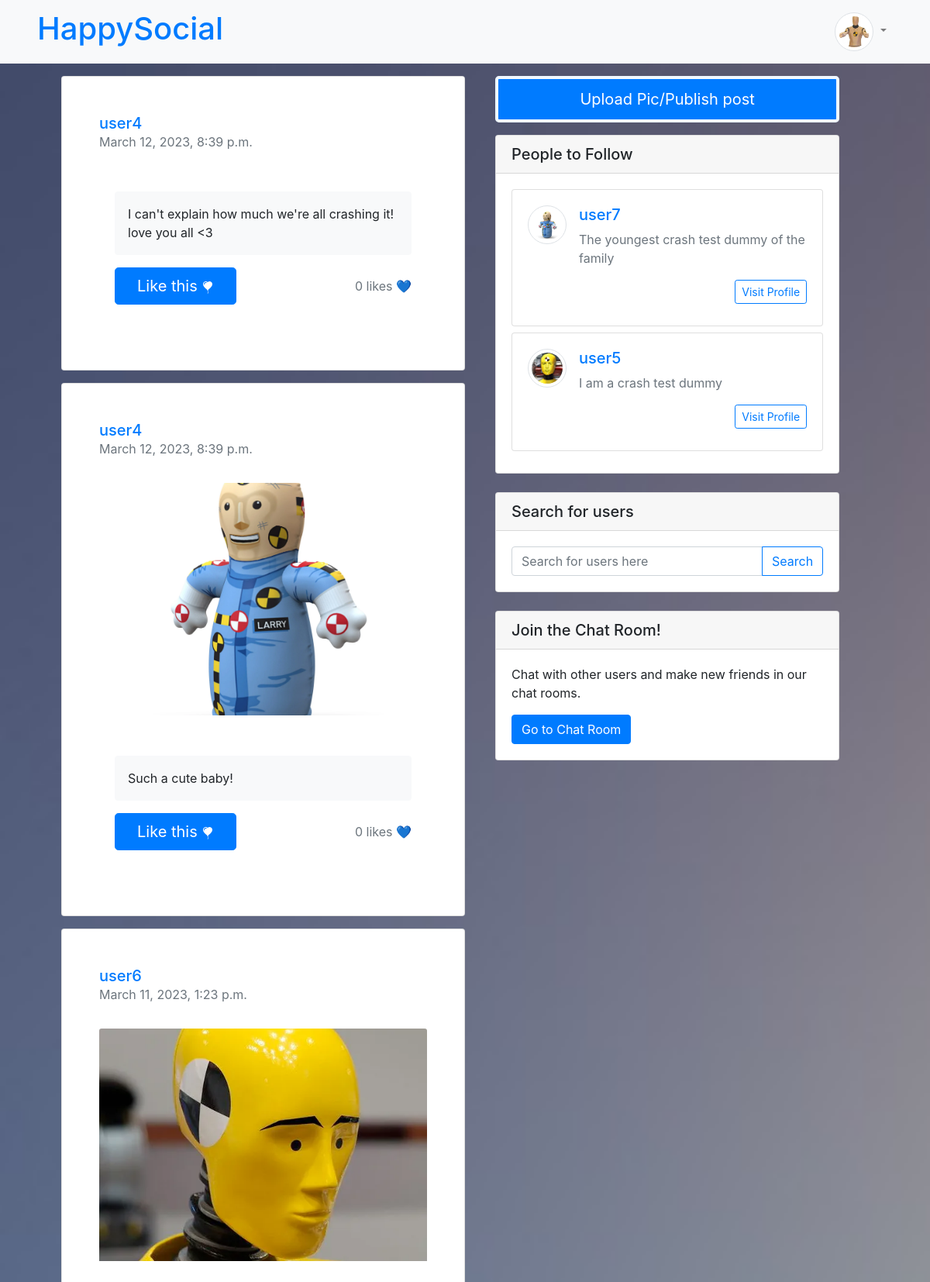
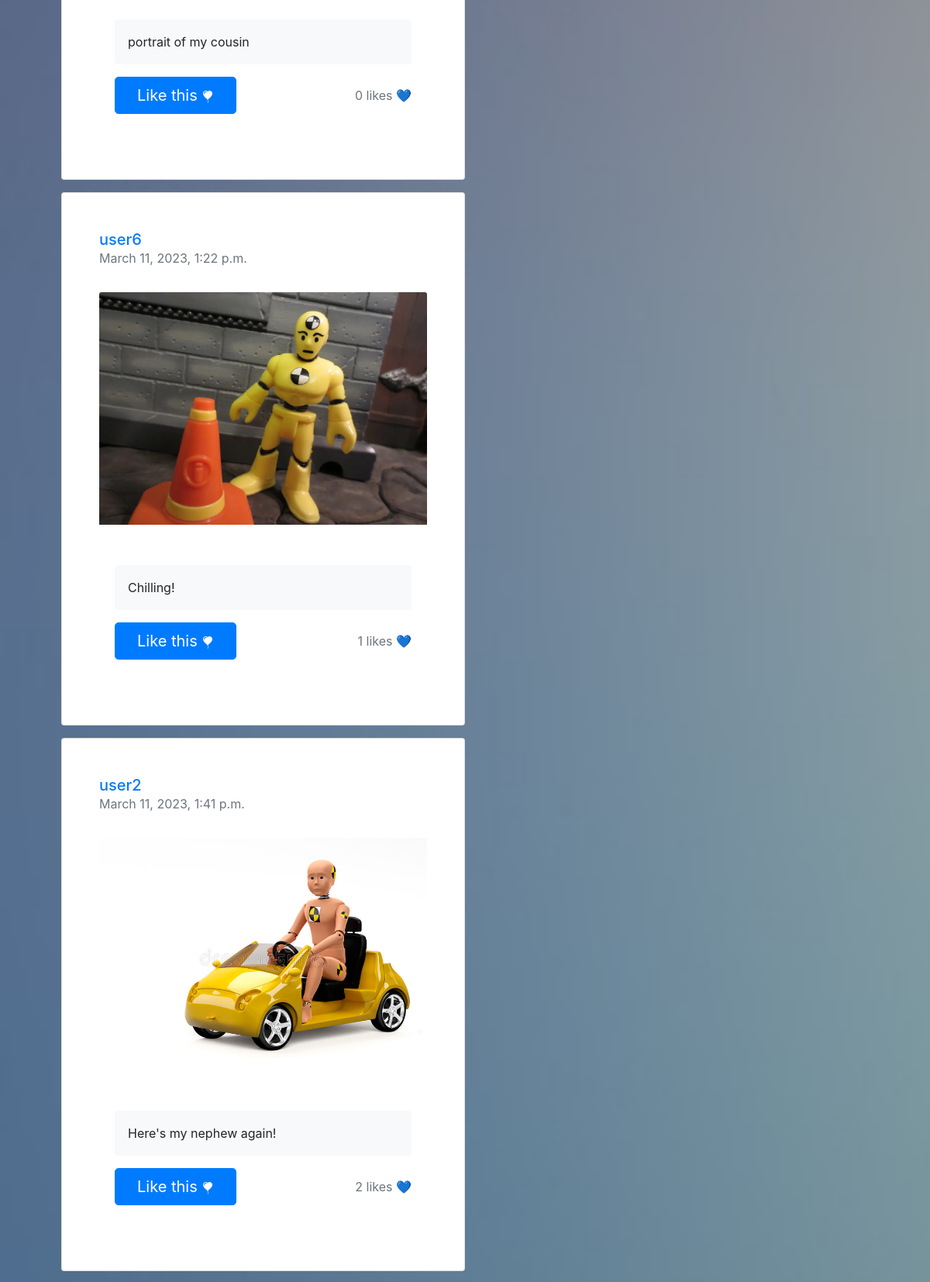
Screenshot of / (signed in, upper part) with the database file from the repository (2 pictures, top to bottom).
### coreApp/models.py (models this page shows, shortened)
class Profile(models.Model):
    user = models.ForeignKey(User, on_delete=models.CASCADE)
    id_user = models.IntegerField()
    bio = models.TextField(max_length=500, blank=True)
    profileimg = models.ImageField(
        upload_to="profile_images", default="blank-profile-picture.jpg"
    )
    location = models.CharField(max_length=80, blank=True)

class Post(models.Model):
    id = models.UUIDField(primary_key=True, default=uuid.uuid4, editable=False)
    user = models.CharField(
        max_length=100,
    )
    image = models.ImageField(upload_to="post_images")
    caption = models.TextField(max_length=500, blank=True)
    created_at = models.DateTimeField(auto_now_add=True)
    no_of_likes = models.IntegerField(default=0)

### coreApp/views.py (the view)
# urls.py: path("", views.index, name="index"),
@login_required(login_url="signin")
def index(request):
    if request.user.is_staff:
        return redirect("admin:index")
    user_object = User.objects.get(username=request.user.username)
    user_profile = Profile.objects.get(user=user_object)
    user_following_list = []
    user_following = FollowersCount.objects.filter(follower=request.user.username)
    for users in user_following:
        user_following_list.append(users.user)
    feed = []
    for usernames in user_following_list:
        feed_lists = Post.objects.filter(user=usernames)
        feed.append(feed_lists)
    feed_list = list(chain(*feed))
    all_users = User.objects.all()
    user_following_all = []
    for user in user_following:
        user_list = User.objects.get(username=user.user)
        user_following_all.append(user_list)
    new_suggestions_list = [
        x for x in list(all_users) if (x not in list(user_following_all))
    ]
    current_user = User.objects.filter(username=request.user.username)
    final_suggestions_list = [
        x for x in list(new_suggestions_list) if (x not in list(current_user))
    ]
    random.shuffle(final_suggestions_list)
    username_profile = []
    username_profile_list = []
    for users in final_suggestions_list:
        username_profile.append(users.id)
    for ids in username_profile:
        profile_lists = Profile.objects.filter(id_user=ids)
        username_profile_list.append(profile_lists)
    suggestions_username_profile_list = list(chain(*username_profile_list))
    return render(
        request,
        "index.html",
        {
            "user_profile": user_profile,
            "posts": feed_list,
            "suggestions_username_profile_list": suggestions_username_profile_list[:3],
        },
    )

### templates/index.html (shortened to what this page needs)
{% extends 'base.html' %}
{% block header %}
{% include 'header.html' with user_profile=user_profile %}
{% endblock %}
{% block content %}
<div class="row mx-3">
<div class="col-md-6 px-4 ml-4">
   {% if posts %}
      {% for post in posts reversed %}
      <div class="card mb-3 p-5">
      <div class="d-flex align-items-center">
         <a href= /profile/{{post.user}}><h5 class="card-title mb-0">{{ post.user }}</h5></a>
      </div>
      <p class="text-secondary">{{post.created_at}} </p>
      {% if post.image %}
      <a href="#" data-toggle="modal" data-target="#postModal{{ post.id }}">
         <img src="{{ post.image.url }}" class="card-img-top my-3" alt="Post Image">
       </a>
      {% endif %}
      <div class="card-body">
         {% if post.caption %}
            <p class="card-text border py-3 my-3 pl-3 border-light rounded bg-light">{{ post.caption }}</p>
         {% endif %}
         <div class="d-flex justify-content-between align-items-center">
            <a href="/like-post?post_id={{post.id}}">
               <button class="btn btn-primary btn-lg btn-block mr-4 mb-3">Like this
               </button>
            </a>
            <p class="text-secondary text-right">{{ post.no_of_likes }} likes  💙</p>
         </div>
      </div>
      </div>
      {% endfor %}
   {% else %}
      <div class="card mb-3 p-5">
         <div class="card-body">
            <h5 class="card-title mb-0">No posts yet, follow creators!</h5>
         </div>
      </div>
   {% endif %}
 </div>
<div class="col-md-5">
   <button style="height: 60px; border-color: aliceblue; border-width: 4px;" class="btn btn-primary btn-lg btn-block mr-4 mb-3" data-toggle="modal" data-target="#upload-post-popup">
      Upload Pic/Publish post
    </button>
   <div class="card ">
     <div class="card-header">
       <h5 class="card-title mb-0">People to Follow</h5>
     </div>
     <div class="card-body">
       {% for suggestion in suggestions_username_profile_list %}
       <div class="card mb-2">
         <div class="card-body mb-2">
           <div class="media">
             <img src="{{ suggestion.profileimg.url }}" class="mr-3 img-thumbnail recommended-profile rounded-circle" alt="Profile Image" style="height:50px; width: 50px;">
             <div class="media-body">
               <h5 class="mt-0"><a href="/profile/{{ suggestion.user }}">{{ suggestion.user }}</a></h5>
               <p class="text-secondary">{{ suggestion.bio }}</p>
               <a href="/profile/{{ suggestion.user }}" class="btn btn-outline-primary btn-sm float-right">Visit Profile</a>
             </div>
            </div>
         </div>
      </div>
       {% endfor %}
     </div>
   </div>
   <div class="card my-4 ">
      <div class="card-header">
         <h5 class="card-title mb-0">Search for users</h5>
       </div>
       <div class="card-body">
   <form action="/search" method="POST">
      <div class="input-group">
         <input type="text" name="username" class="form-control" placeholder="Search for users here" />
         <div class="input-group-append">
            <button type="submit" class="btn btn-outline-primary">Search</button>
         </div>
      </div>
      </div>
   </div>
      <div class="card">
         <div class="card-header">
            <h5 class="card-title mb-0">Join the Chat Room!</h5>
         </div>
         <div class="card-body">
            <p class="card-text">Chat with other users and make new friends in our chat rooms.</p>
            <a href="/chat/" class="btn btn-primary">Go to Chat Room</a>
         </div>
      </div>
</div>
</div>
{% endblock %}

### templates/header.html (shortened to what this page needs)
{% load static %}
<nav class="navbar navbar-expand-lg navbar-light bg-light px-5">
  <a class="navbar-brand" href="/"><h1 class="text-primary">HappySocial</h1></a>
  {% if user_profile %}
  <div class="collapse navbar-collapse" id="navbarNavDropdown">
    <ul class="navbar-nav ml-auto">
      <li class="nav-item dropdown">
        <a class="nav-link dropdown-toggle" href="#" id="navbarDropdownMenuLink" role="button"
          data-toggle="dropdown" aria-haspopup="true" aria-expanded="false">
          <img src="{{ user_profile.profileimg.url }}" alt="User Profile" class="img-thumbnail my-profile rounded-circle" style="height:50px; width: 50px;">
        </a>
      </li>
    </ul>
  </div>
  {% endif %}
</nav>

### rows the page displays
Profile: profileimg (picture)
Post: user "user4", created_at "March 12, 2023, 8:39 p.m.", caption "I can't explain how much we're all crashing it! love you all <3", no_of_likes "0"
Post: user "user4", created_at "March 12, 2023, 8:39 p.m.", image (picture), caption "Such a cute baby!", no_of_likes "0"
Post: user "user6", created_at "March 11, 2023, 1:23 p.m.", image (placeholder picture), caption "portrait of my cousin", no_of_likes "0"
Post: user "user6", created_at "March 11, 2023, 1:22 p.m.", image (picture), caption "Chilling!", no_of_likes "1"
Post: user "user2", created_at "March 11, 2023, 1:41 p.m.", image (placeholder picture), caption "Here's my nephew again!", no_of_likes "2"
Profile: profileimg (picture), user "user7", bio "The youngest crash test dummy of the family"
Profile: profileimg (placeholder picture), user "user5", bio "I am a crash test dummy"
